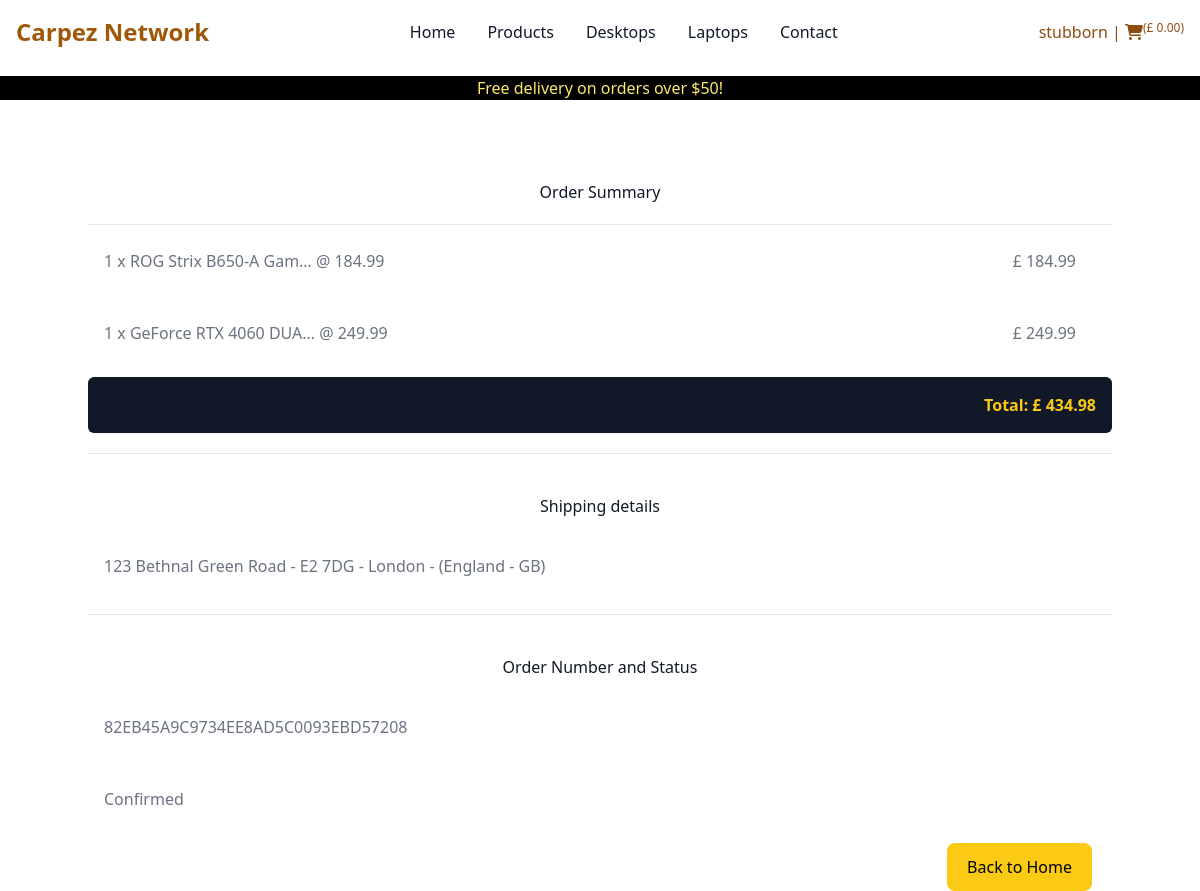
Screenshot of /checkout/checkout_success/82EB45A9C9734EE8AD5C0093EBD57208 (signed in) with the database file from the repository.
### checkout/models.py (models this page shows, shortened)
class OrderLineItem(models.Model):
    order = models.ForeignKey(
        Order,
        null=False,
        blank=False,
        on_delete=models.CASCADE,
        related_name='lineitems'
        )
    product = models.ForeignKey(
        Product,
        null=False,
        blank=False,
        on_delete=models.CASCADE
        )
    quantity = models.IntegerField(null=False, blank=False, default=0)
    lineitem_total = models.DecimalField(
        max_digits=6,
        decimal_places=2,
        null=False,
        blank=False,
        editable=False
        )

class Order(models.Model):
    order_number = models.CharField(max_length=32, null=False, editable=False)
    date = models.DateTimeField(auto_now_add=True)
    delivery_cost = models.DecimalField(
        max_digits=6,
        decimal_places=2,
        null=False,
        default=0
    )
    order_total = models.DecimalField(
        max_digits=10,
        decimal_places=2,
        null=False,
        default=0
    )
    grand_total = models.DecimalField(
        max_digits=10,
        decimal_places=2,
        null=False,
        default=0
    )
    bag_and_shipping_details = models.JSONField(
        encoder=DjangoJSONEncoder,
        decoder=json.JSONDecoder
    )
    full_name = models.CharField(max_length=254, null=True, editable=False)
    email = models.EmailField(max_length=254, null=True, editable=False)
    shipping = models.CharField(max_length=254, null=True, editable=False)
    billing_details = models.JSONField(null=True, blank=True)
    stripe_pid = models.CharField(
        max_length=32,
        null=False,
        blank=False,
        editable=False,
        default="before migration"
    )
    user = models.ForeignKey(
        Dashboard,
        null=True,
        blank=True,
        related_name="orders",
        on_delete=models.SET_NULL
    )
    status = models.CharField(
        max_length=10,
        null=False,
        default='pending',
        choices=[
            ('pending', "Pending"),
            ('confirmed', "Confirmed"),
            ('dispatched', "Dispatched"),
            ('delivered', "delivered")
        ]
    )

### products/models.py (models this page shows, shortened)
class Product(models.Model):
    category = models.ForeignKey(
        'Category', null=True, blank=True, on_delete=models.SET_NULL
    )
    brand = models.ForeignKey(
        'Brand', null=True, blank=True, on_delete=models.SET_NULL
    )
    tags = models.ManyToManyField(Tag)
    sku = models.CharField(max_length=254, null=True, blank=True)
    name = models.CharField(max_length=254)
    description = models.TextField()
    rating = models.DecimalField(max_digits=2, decimal_places=1, null=True, blank=False)
    price = models.DecimalField(max_digits=6, decimal_places=2)
    image = models.ImageField(null=True, blank=True)
    reviews = models.ManyToManyField(Reviews)

### checkout/views.py (the view)
def checkout_success(request, order_number):
    order = get_object_or_404(Order, order_number=order_number)
    line_items = order.lineitems.all()
    if "bag" in request.session:
        del request.session["bag"]
    template = "checkout/checkout_success.html"
    context = {
        "order": order,
        "line_items": line_items
    }
    return render(request, template, context)

### bag/context.py (called while the page is built, shortened)
def bag(request):
    bag_items = []
    total = 0
    objects = 0
    b = request.session.get('bag', {})
    if total < settings.FREE_DELIVERY_TRESHOLD:
        delivery = total * Decimal(settings.STANDARD_DELIVERY_PERCENTAGE / 100)
        free_delivery_delta = settings.FREE_DELIVERY_TRESHOLD - total
    else:
        delivery = 0
        free_delivery_delta = 0
    grand_total = total + delivery
    json_bag = json.dumps(b)
    context = {
        'bag': json_bag,
        'bag_items': bag_items,
        'total': total,
        'objects': objects,
        'delivery': delivery,
        'free_delivery_delta': free_delivery_delta,
        'free_delivery_treshold': settings.FREE_DELIVERY_TRESHOLD,
        'grand_total': grand_total,
    }
    return context

### bag/templatetags/bag_tools.py (called while the page is built)
@register.filter(name='calc_subtotal')
def calc_subtotal(price, quantity):
    return price * quantity

### checkout/templates/checkout/checkout_success.html (shortened to what this page needs)
{% extends 'base.html' %}
{% load bag_tools %}
{% block content %}
<div class="container">
    <h2 class="font-xl text-gray-900 mb-5 mt-20 text-center">
      Order Summary
    </h2>
    <hr>
    {% for lineitem in line_items %}
        <p class="mb-4 mt-2 p-4 font-large text-gray-500 dark:text-gray-400">
            {{ lineitem.quantity }} x {{ lineitem.product.name|truncatechars:21 }} @ {{ lineitem.product.price }}<span class="float-end mr-5">£ {{ lineitem.product.price|calc_subtotal:lineitem.quantity }} </span></p>
    {% endfor %}
    <p class="mt-4 p-4 bg-gray-900 rounded-md shadow-sm text-yellow-300 p-4 text-end">
        <strong>
            Total:  £ {{ order.grand_total|floatformat:2 }}
        </strong>
    </p>
    <hr class="mt-5 mb-5">
    <h2 class="font-large text-gray-900 mb-5 mt-10 text-center">
      Shipping details
    </h2>
    <p class="mb-4 p-4 text-gray-500 dark:text-gray-400">{{ order.shipping }}</p>
    <hr class="mt-5 mb-5">
    <h2 class="font-large text-gray-900 mb-5 mt-10 text-center">
      Order Number and Status
    </h2>
    <p class="mb-4 p-4 text-gray-500 dark:text-gray-400">{{ order.order_number }}</p>
    <p class="mb-4 p-4 text-gray-500 dark:text-gray-400">{{ order.get_status_display }}</p>
    <a href="{% url 'home' %}" class="btn btn-submit mr-5 float-end">Back to Home</a>
</div>
{% endblock %}

### templates/includes/main-nav.html (shortened to what this page needs)
<nav class="bg-white border-gray-200 dark:bg-gray-900">
    <div class="max-w-screen-xl flex flex-wrap items-center justify-between mx-auto p-4">
    <a href="{% url 'home' %}" class="text-yellow-600 flex items-center space-x-3 rtl:space-x-reverse">
        <span class="self-center text-xl md:text-2xl font-semibold whitespace-nowrap dark:text-white">Carpez Network</span>
    </a>
    <div class="flex items-center md:order-2 space-x-3 md:space-x-0 rtl:space-x-reverse">
        {% if user.is_authenticated %}
        <button type="button" class="flex font-medium rounded hover:bg-gray-100 md:hover:bg-transparent md:hover:text-yellow-900 md:p-0 dark:text-white md:dark:hover:text-blue-500 dark:hover:bg-gray-700 dark:hover:text-white md:dark:hover:bg-transparent dark:border-gray-700" id="user-menu-button" aria-expanded="false" data-dropdown-toggle="user-dropdown" data-dropdown-placement="bottom">
            <span class="text-yellow-700 hover:text-yellow-900">{{ user.username }}{% if not request.user.is_superuser %} | <i class="fa-solid fa-cart-shopping"></i>{% endif %}</span><span class="text-xs text-yellow-700 hover:text-yellow-900 inline-block align-top">{% if not request.user.is_superuser %} (£ {{ grand_total|floatformat:2 }}){% else %} Admin{% endif %}</span>
        </button>
        {% endif %}
    </div>
    <div class="items-center justify-between hidden w-full md:flex md:w-auto md:order-1" id="navbar-user">
      <ul class="flex flex-col font-medium p-4 md:p-0 mt-4 border border-gray-100 rounded-lg bg-gray-50 md:space-x-8 rtl:space-x-reverse md:flex-row md:mt-0 md:border-0 md:bg-white dark:bg-gray-800 md:dark:bg-gray-900 dark:border-gray-700">
        <li>
          <a href="{% url 'home' %}" class="block py-2 px-3 text-gray-900 hover:text-yellow-700 rounded-sm hover:bg-gray-100 md:hover:bg-transparent hover:text-yellow-700 md:p-0 md:dark:text-blue-500">Home</a>
        </li>
        <li>
          <a href="{% url 'get_products' %}" class="block py-2 px-3 text-gray-900 hover:text-yellow-700 rounded-sm hover:bg-gray-100 md:hover:bg-transparent md:hover:text-yellow-700 md:p-0 dark:text-white md:dark:hover:text-blue-500 dark:hover:bg-gray-700 dark:hover:text-white md:dark:hover:bg-transparent dark:border-gray-700">Products</a>
        </li>
        <li>
          <a href="{% url 'get_products' %}?tag=desktop" class="block py-2 px-3 text-gray-900 hover:text-yellow-700 rounded-sm hover:bg-gray-100 md:hover:bg-transparent md:hover:text-yellow-700 md:p-0 dark:text-white md:dark:hover:text-blue-500 dark:hover:bg-gray-700 dark:hover:text-white md:dark:hover:bg-transparent dark:border-gray-700">Desktops</a>
        </li>
        <li>
          <a href="{% url 'get_products' %}?tag=laptops" class="block py-2 px-3 text-gray-900 hover:text-yellow-700 rounded-sm hover:bg-gray-100 md:hover:bg-transparent md:hover:text-yellow-700 md:p-0 dark:text-white md:dark:hover:text-blue-500 dark:hover:bg-gray-700 dark:hover:text-white md:dark:hover:bg-transparent dark:border-gray-700">Laptops</a>
        </li>
        <li>
          <a href="#" class="block py-2 px-3 text-gray-900 hover:text-yellow-700 rounded-sm hover:bg-gray-100 md:hover:bg-transparent md:hover:text-yellow-700 md:p-0 dark:text-white md:dark:hover:text-blue-500 dark:hover:bg-gray-700 dark:hover:text-white md:dark:hover:bg-transparent dark:border-gray-700">Contact</a>
        </li>
      </ul>
    </div>
    </div>
  </nav>

### rows the page displays
OrderLineItem: quantity "1", product.name "ROG Strix B650-A Gam…", product.price "184.99", product.price|calc_subtotal "184.99"
OrderLineItem: quantity "1", product.name "GeForce RTX 4060 DUA…", product.price "249.99", product.price|calc_subtotal "249.99"
Order: grand_total "434.98", shipping "123 Bethnal Green Road - E2 7DG - London - (England - GB)", order_number "82EB45A9C9734EE8AD5C0093EBD57208", status "Confirmed"

### other values shown
{{ user.username }} "stubborn"
{{ grand_total|floatformat:2 }} "0.00"
{{ free_delivery_treshold }} "50"
